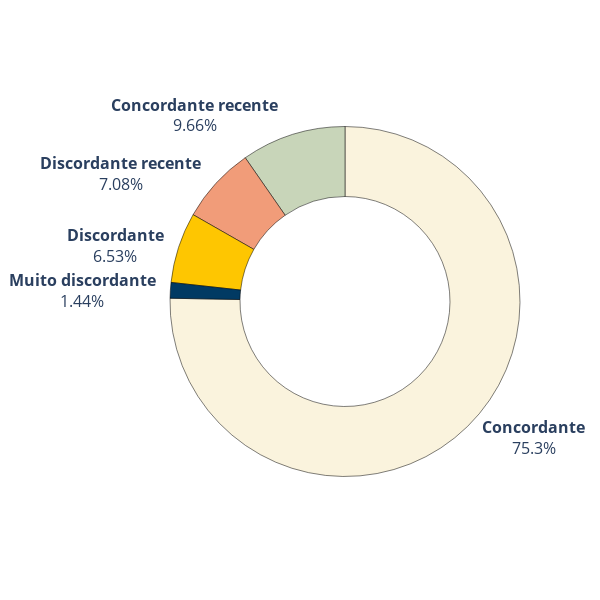
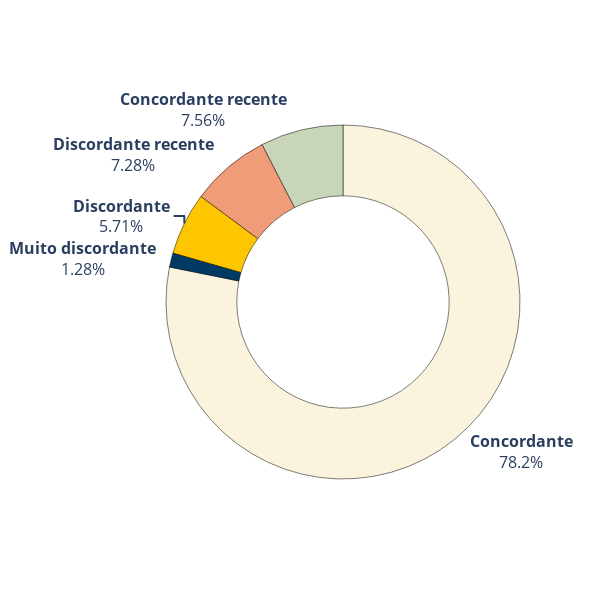
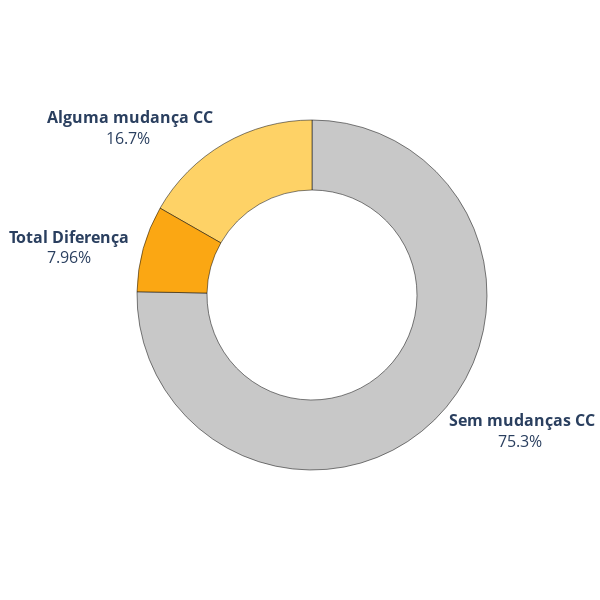
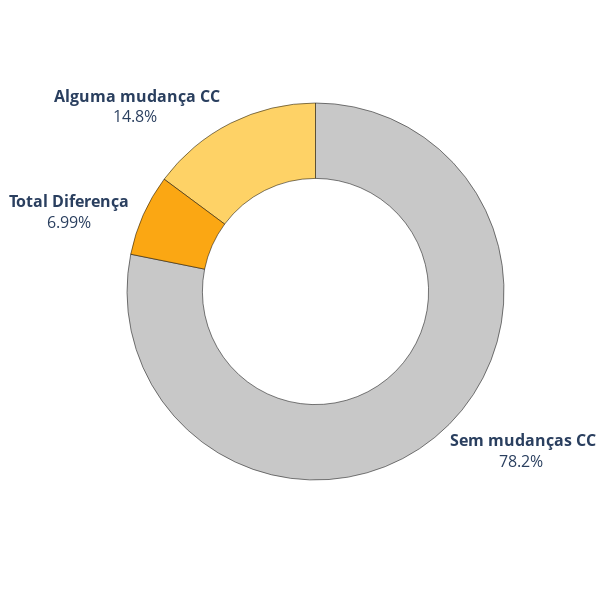

The notebook cell saved with these charts, in order:
### Markdown cell above
## Fazer graficos de pizza para anos especificos no loop

### Code cell
for mapaAnalise in lstnameImgCorre:
    print("MAPA ===> " + mapaAnalise + " <==========")
    for year in ['1986', '2018']:
        mapaEnAnalise = mapaAnalise + year        
        cc = 1
        lstDF = []
        print("loading YEAR => " + year)
        for npath in lstPath:
            if mapaEnAnalise in npath:
                # print("#", cc,  "  path >> ", npath)
                cc += 1
                df_tmp = pd.read_csv(npath)
                df_tmp = df_tmp.drop(['system:index','.geo', 'bacia'], axis=1)
                # print("columnas dfTable" , df_tmp.columns)
                #print(df_tmp.head())
                lstDF.append(df_tmp)
                #os.remove(npath)
        
        print("número de DataFrame agregados ", len(lstDF))
        concat_df  = pd.concat(lstDF, axis=0, ignore_index=True)
        print("temos {} filas ".format(concat_df.shape))          
        dfGroup = concat_df.groupby(['classe'])['area'].sum().reset_index()
        print("agrupando por classe temos " , dfGroup.shape)        
        dfGroup['classe'] = dfGroup['classe'].astype(str)
        
        print(dfGroup.head(3))
        if saveCSV:
            nameExp = "areas_est_Inc" + mapaEnAnalise+ ".csv"
            dfGroup.to_csv("group_table/" + nameExp)       
        
        if "estable" in mapaEnAnalise:
            nomeLegend = "Pixels Estaveis"
            namePlot = "Porcentagem de áreas estaveis, mapa " + year
            dfGroup['name_class'] = dfGroup['classe'].replace(dict_name_Concorda, inplace=True)
            plot_pie_areasEstaveis(dfGroup, namePlot, dict_CColor_concord, nomeLegend)
        elif "incidencias" in mapaEnAnalise:
            nomeLegend = "Pixels Incidencias"
            namePlot = "Porcentagem de áreas de Incidencias, mapa " + year
            dfGroup['name_class'] = dfGroup['classe'].replace(dict_nameIncid, inplace=True)
            plot_pie_areasEstaveis(dfGroup, namePlot, dict_CColor_incid, nomeLegend)
        elif "state" in mapaEnAnalise:
            nomeLegend = "Pixels State"
            namePlot = "Porcentagem de áreas de estado mapa " + year
            plot_pie_areasEstaveis(dfGroup, namePlot, dict_color_state, nomeLegend)

### Figure 1 — Plotly figure (JSON) as saved in the notebook; plotly's stock layout.template omitted (floating-point values rounded to 4 significant figures)
{"data": [{"customdata": [[null, "<b> Concordante </b>"], [null, "<b> Concordante recente </b>"], [null, "<b> Discordante recente </b>"], [null, "<b> Discordante </b>"], [null, "<b> Muito discordante </b>"]], "domain": {"x": [0, 1], "y": [0, 1]}, "hole": 0.6, "hovertemplate": "classe=%{customdata[1]}<br>area=%{value}<br>name_class=%{customdata[0]}<extra></extra>", "labels": ["<b> Concordante </b>", "<b> Concordante recente </b>", "<b> Discordante recente </b>", "<b> Discordante </b>", "<b> Muito discordante </b>"], "legendgroup": "", "marker": {"colors": ["#faf3dd", "#c8d5b9", "#f19c79", "#fec601", "#013a63"], "line": {"color": "#000000", "width": 0.5}}, "name": "", "showlegend": true, "textfont": {"size": 16}, "textinfo": "label+percent", "textposition": "outside", "type": "pie", "values": [64930000.0, 8327000.0, 6106000.0, 5627000.0, 1241000.0]}], "layout": {"height": 600, "legend": {"tracegroupgap": 0}, "margin": {"t": 60}, "showlegend": false, "width": 600}}

### Figure 2 — Plotly figure (JSON) as saved in the notebook; plotly's stock layout.template omitted (floating-point values rounded to 4 significant figures)
{"data": [{"customdata": [[null, "<b> Concordante </b>"], [null, "<b> Concordante recente </b>"], [null, "<b> Discordante recente </b>"], [null, "<b> Discordante </b>"], [null, "<b> Muito discordante </b>"]], "domain": {"x": [0, 1], "y": [0, 1]}, "hole": 0.6, "hovertemplate": "classe=%{customdata[1]}<br>area=%{value}<br>name_class=%{customdata[0]}<extra></extra>", "labels": ["<b> Concordante </b>", "<b> Concordante recente </b>", "<b> Discordante recente </b>", "<b> Discordante </b>", "<b> Muito discordante </b>"], "legendgroup": "", "marker": {"colors": ["#faf3dd", "#c8d5b9", "#f19c79", "#fec601", "#013a63"], "line": {"color": "#000000", "width": 0.5}}, "name": "", "showlegend": true, "textfont": {"size": 16}, "textinfo": "label+percent", "textposition": "outside", "type": "pie", "values": [67400000.0, 6521000.0, 6276000.0, 4922000.0, 1107000.0]}], "layout": {"height": 600, "legend": {"tracegroupgap": 0}, "margin": {"t": 60}, "showlegend": false, "width": 600}}

### Figure 3 — Plotly figure (JSON) as saved in the notebook; plotly's stock layout.template omitted (floating-point values rounded to 4 significant figures)
{"data": [{"customdata": [[null, "<b> Sem mudanças CC</b>"], [null, "<b> Alguma mudança CC</b>"], [null, "<b> Total Diferença </b>"]], "domain": {"x": [0, 1], "y": [0, 1]}, "hole": 0.6, "hovertemplate": "classe=%{customdata[1]}<br>area=%{value}<br>name_class=%{customdata[0]}<extra></extra>", "labels": ["<b> Sem mudanças CC</b>", "<b> Alguma mudança CC</b>", "<b> Total Diferença </b>"], "legendgroup": "", "marker": {"colors": ["#C8C8C8", "#FED266", "#FBA713"], "line": {"color": "#000000", "width": 0.5}}, "name": "", "showlegend": true, "textfont": {"size": 16}, "textinfo": "label+percent", "textposition": "outside", "type": "pie", "values": [64930000.0, 14430000.0, 6868000.0]}], "layout": {"height": 600, "legend": {"tracegroupgap": 0}, "margin": {"t": 60}, "showlegend": false, "width": 600}}

### Figure 4 — Plotly figure (JSON) as saved in the notebook; plotly's stock layout.template omitted (floating-point values rounded to 4 significant figures)
{"data": [{"customdata": [[null, "<b> Sem mudanças CC</b>"], [null, "<b> Alguma mudança CC</b>"], [null, "<b> Total Diferença </b>"]], "domain": {"x": [0, 1], "y": [0, 1]}, "hole": 0.6, "hovertemplate": "classe=%{customdata[1]}<br>area=%{value}<br>name_class=%{customdata[0]}<extra></extra>", "labels": ["<b> Sem mudanças CC</b>", "<b> Alguma mudança CC</b>", "<b> Total Diferença </b>"], "legendgroup": "", "marker": {"colors": ["#C8C8C8", "#FED266", "#FBA713"], "line": {"color": "#000000", "width": 0.5}}, "name": "", "showlegend": true, "textfont": {"size": 16}, "textinfo": "label+percent", "textposition": "outside", "type": "pie", "values": [67400000.0, 12800000.0, 6029000.0]}], "layout": {"height": 600, "legend": {"tracegroupgap": 0}, "margin": {"t": 60}, "showlegend": false, "width": 600}}
